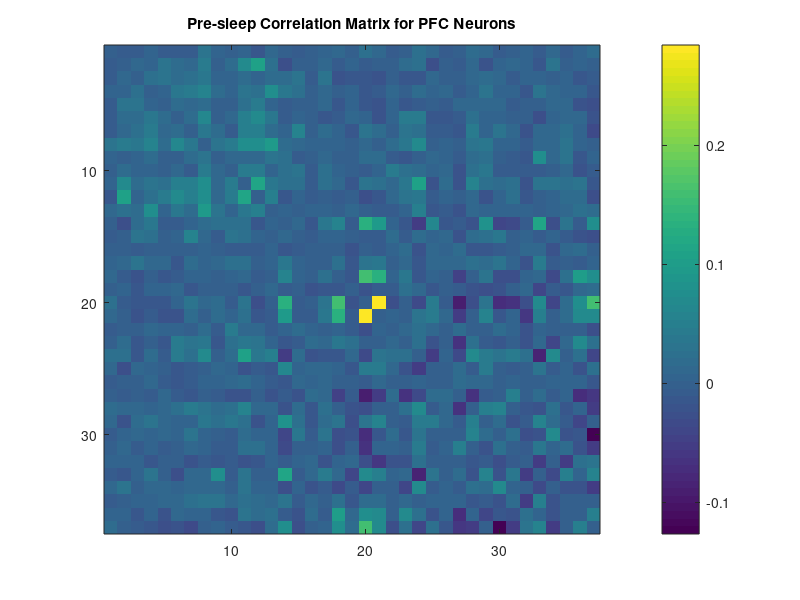
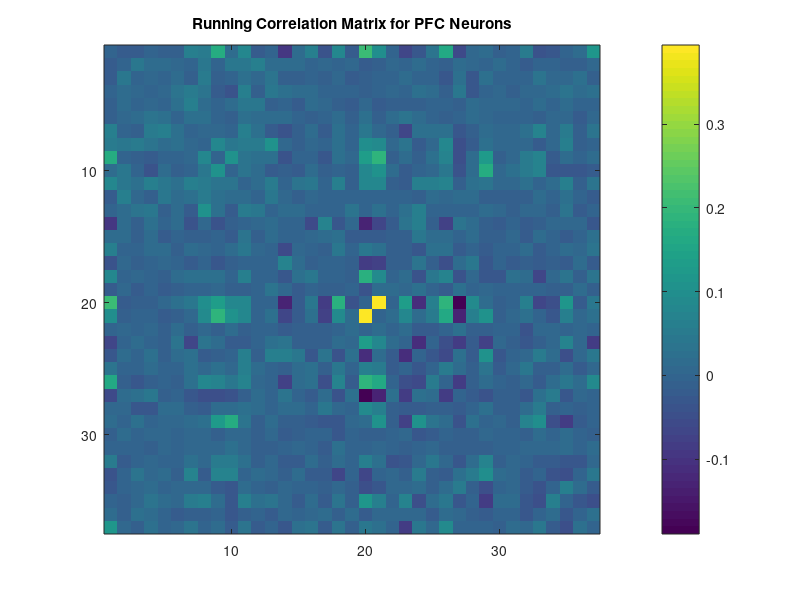
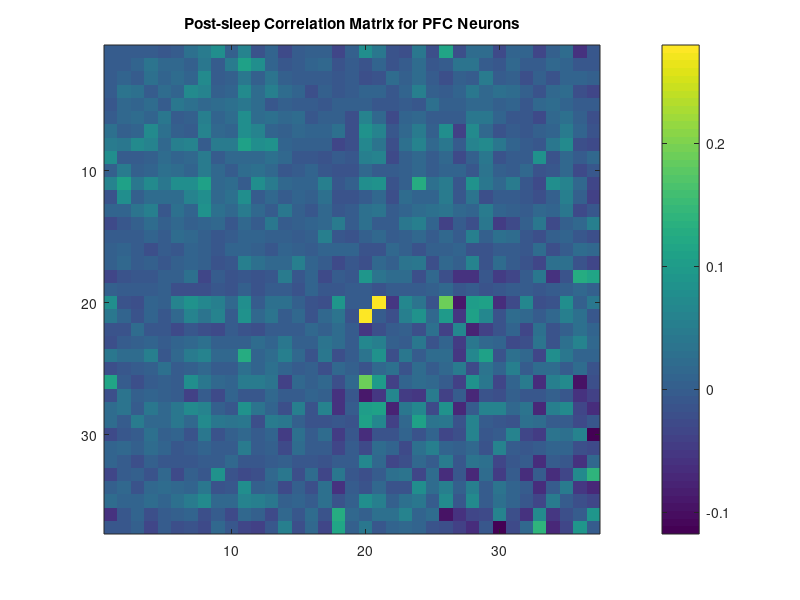
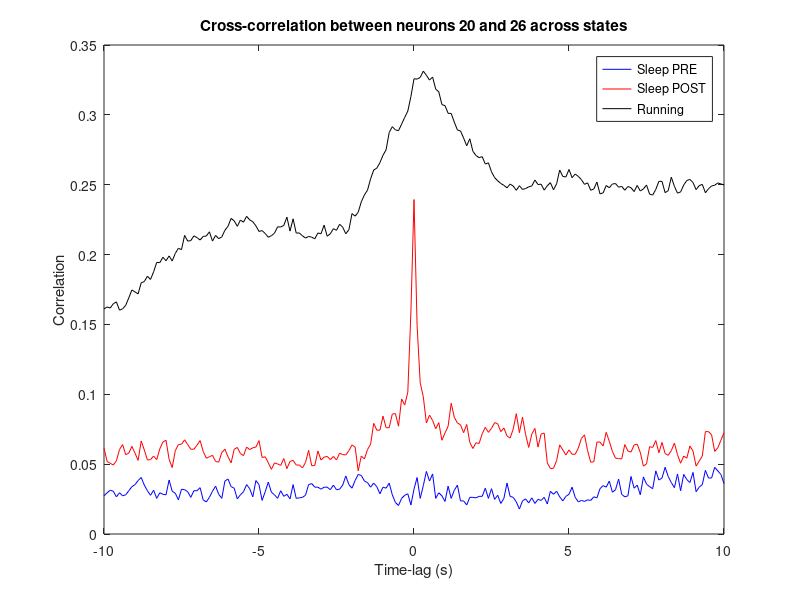

The MATLAB source for these figures, in order:
% Code written for NEUR 603 Assignment 9 for Dr Peyrache


% Part 1 - correlation matrix of PFC neurons during running, and pre- and post-sleep.
load DataPFC.mat % load data

%Compute correlation matrices
Hpre_corr = corr(Qpre);
Hrun_corr  = corr(Qrun);
Hpost_corr  = corr(Qpost);

% Zero-out diagonals for visualization
Hpre = Hpre_corr  - diag(diag(Hpre_corr ));
Hrun = Hrun_corr  - diag(diag(Hrun_corr ));
Hpost = Hpost_corr  - diag(diag(Hpost_corr ));

% Display
figure(1); imagesc(Hpre); colorbar;
title("Pre-sleep Correlation Matrix for PFC Neurons")

figure(2); imagesc(Hrun); colorbar;
title("Running Correlation Matrix for PFC Neurons")

figure(3); imagesc(Hpost); colorbar;
title("Post-sleep Correlation Matrix for PFC Neurons")

% Part 2 - correlation of neurons 20 and 26 during running, and pre- and post-sleep.
neuron_1 = 20;
neuron_2 = 26;
[Hpre, b] = xcorr (Qpre(:,neuron_1) , Qpre(:,neuron_2) , 100 , 'coeff');
Hrun = xcorr (Qrun(:,neuron_1) , Qrun(:,neuron_2) ,  100 , 'coeff');
Hpost = xcorr (Qpost(:,neuron_1) , Qpost(:,neuron_2) ,  100 , 'coeff');
t = b * 0.100; %Time bins are 100 ms

figure(4),clf
plot(t,Hpre,'b')
hold on, plot(t,Hpost,'r')
hold on,plot(t,Hrun,'k')
legend('Sleep PRE','Sleep POST','Running')
xlabel('Time-lag (s)')
ylabel('Correlation')
title('Cross-correlation between neurons 20 and 26 across states')

% Part 3 - PCA during running. Compute the PC weights, and the score associated with the
% first principle component. Spike trains are whitened (0 mean, stdev of 1) before they are 
% projected onto PCs.
PCweights_all = pcacov(Hrun_corr);
PCweights = PCweights_all(:,1);
PCscores = zscore(Qrun)*PCweights;

% Part 4 - Plot mean firing rate against the 1st principle component weights
runFR = mean(Qrun);
figure(5),clf
hold on, plot(runFR,PCweights,'o')
xlabel('Firing Rates (Hz)')
ylabel('Weights in PC 1')
title('Neuron firing rates and first principle component weights')

% Part 5  - Compute scores of first principle components during sleep
scorePRE = zscore(Qpre)*PCweights;
scorePOST = zscore(Qpost)*PCweights;

singleNpre = (zscore(Qpre).^2)*(PCweights.^2);
singleNpost = (zscore(Qpost).^2)*(PCweights.^2);

% Part 6 - Compute reactivation scores; plot reactivation strength during sleep-pre and post
reactPRE = scorePRE.^2 - singleNpre;
reactPOST = scorePOST.^2 - singleNpost;

figure(6); bar(reactPRE,1.0); title('Pre');
xlabel('Time (s)')
ylabel('Reactivation Strength')

figure(7); bar(reactPOST, 1.0); title('Post');
xlabel('Time (s)')
ylabel('Reactivation Strength')